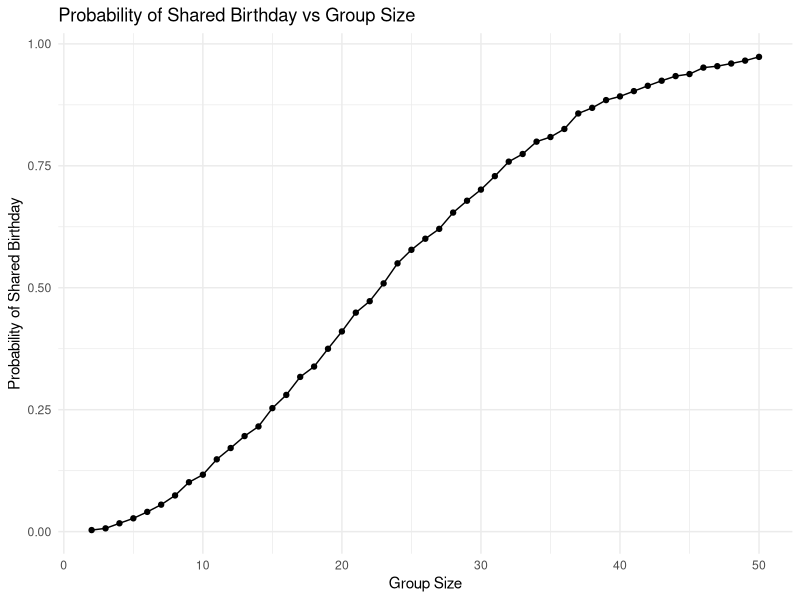

Reproduce this figure in R. (Note: a time limit stopped this script after it produced the figure.)
## ---- chunk 1
library(tidyverse)
library(dplyr)
library(readxl)
library(broom)
## ---- chunk 2
shared_birthday = function(n) {
  birthdays = sample(1:365, n, replace = TRUE)
  return(any(duplicated(birthdays)))
}
## ---- chunk 3
group_sizes = 2:50
simulations = 10000

results = 
  tibble(group_size = group_sizes) |>
  mutate(
    output_lists = map(group_size, ~rerun(simulations, shared_birthday(.x))),
    estimate_df = map(output_lists, ~tibble(shared_birthday = unlist(.)))
     ) |>
  select(-output_lists) |>
  unnest(estimate_df) |>
  group_by(group_size) |>
  summarize(probability = mean(shared_birthday), .groups = 'drop')

results
## ---- chunk 4
results |>
  ggplot(aes(x = group_size, y = probability)) +
  geom_line() +
  geom_point() +
  labs(title = "Probability of Shared Birthday vs Group Size",
       x = "Group Size",
       y = "Probability of Shared Birthday") +
  theme_minimal()
## ---- chunk 5
n = 30
sigma = 5

sim_power = function(mu){
  
  tibble(
    x = rnorm(n, mu, sigma)) |> 
      summarize(
        tidy(t.test(x, mu = 0, conf.level = 0.95))) |> 
    select(estimate, p.value)
  
}

# Generate 5000 datasets from the model
sim_result = expand_grid(
  mu = 0:6,
  iter = 1:5000) |> 
  mutate(samp_res = map(mu, sim_power)) |> 
  unnest(samp_res)

## ---- chunk 6
sim_result |> 
  group_by(mu) |> 
  summarize(
    power = mean(p.value < 0.05)
  ) |> 
  ggplot(aes(x = mu, y = power)) +
  geom_point() +
  geom_line()
## ---- chunk 7
